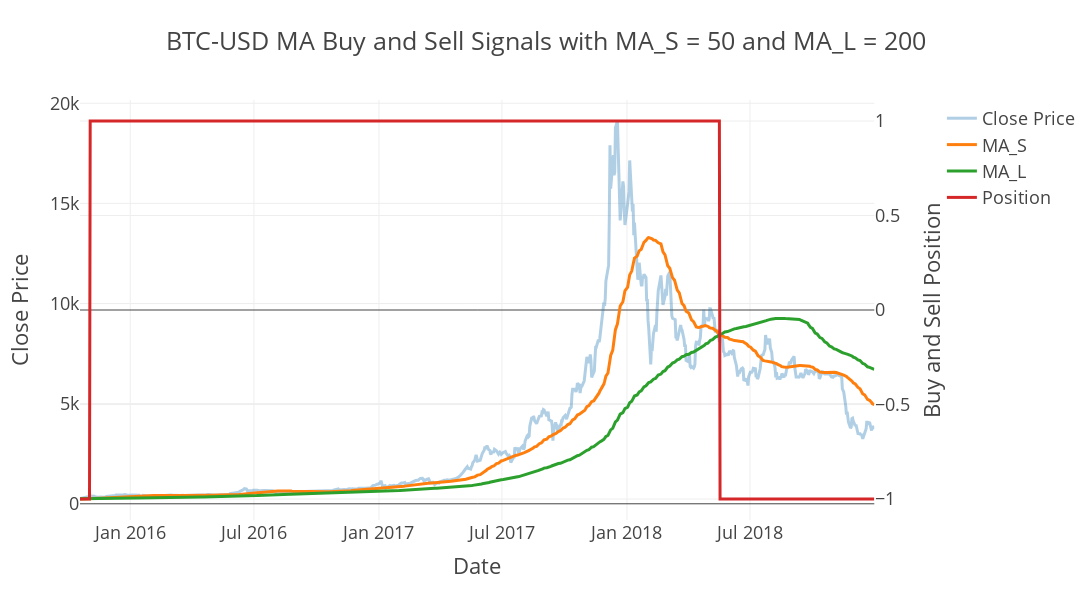

Notebook code for this chart:
### Code cell
tester.plot_buys_and_sells()

### Figure 1 — Plotly figure (JSON) as saved in the notebook; plotly's stock layout.template omitted (floating-point values rounded to 4 significant figures; data arrays with more than 128 entries replaced by an {"elided": "..."} marker saying what was removed)
{"data": [{"name": "Close Price", "opacity": 0.35, "type": "scatter", "x": {"elided": "806 str values"}, "xaxis": "x", "y": {"elided": "806 float values"}, "yaxis": "y"}, {"name": "MA_S", "type": "scatter", "x": {"elided": "806 str values"}, "xaxis": "x", "y": {"elided": "806 float values"}, "yaxis": "y"}, {"name": "MA_L", "type": "scatter", "x": {"elided": "806 str values"}, "xaxis": "x", "y": {"elided": "806 float values"}, "yaxis": "y"}, {"name": "Position", "type": "scatter", "x": {"elided": "806 str values"}, "xaxis": "x", "y": {"elided": "806 int values"}, "yaxis": "y2"}], "layout": {"height": 600, "title": {"text": "BTC-USD MA Buy and Sell Signals with MA_S = 50 and MA_L = 200"}, "width": 1400, "xaxis": {"anchor": "y", "domain": [0, 0.94], "title": {"text": "Date"}}, "yaxis": {"anchor": "x", "domain": [0, 1], "title": {"text": "Close Price"}}, "yaxis2": {"anchor": "x", "overlaying": "y", "side": "right", "title": {"text": "Buy and Sell Position"}}}}
